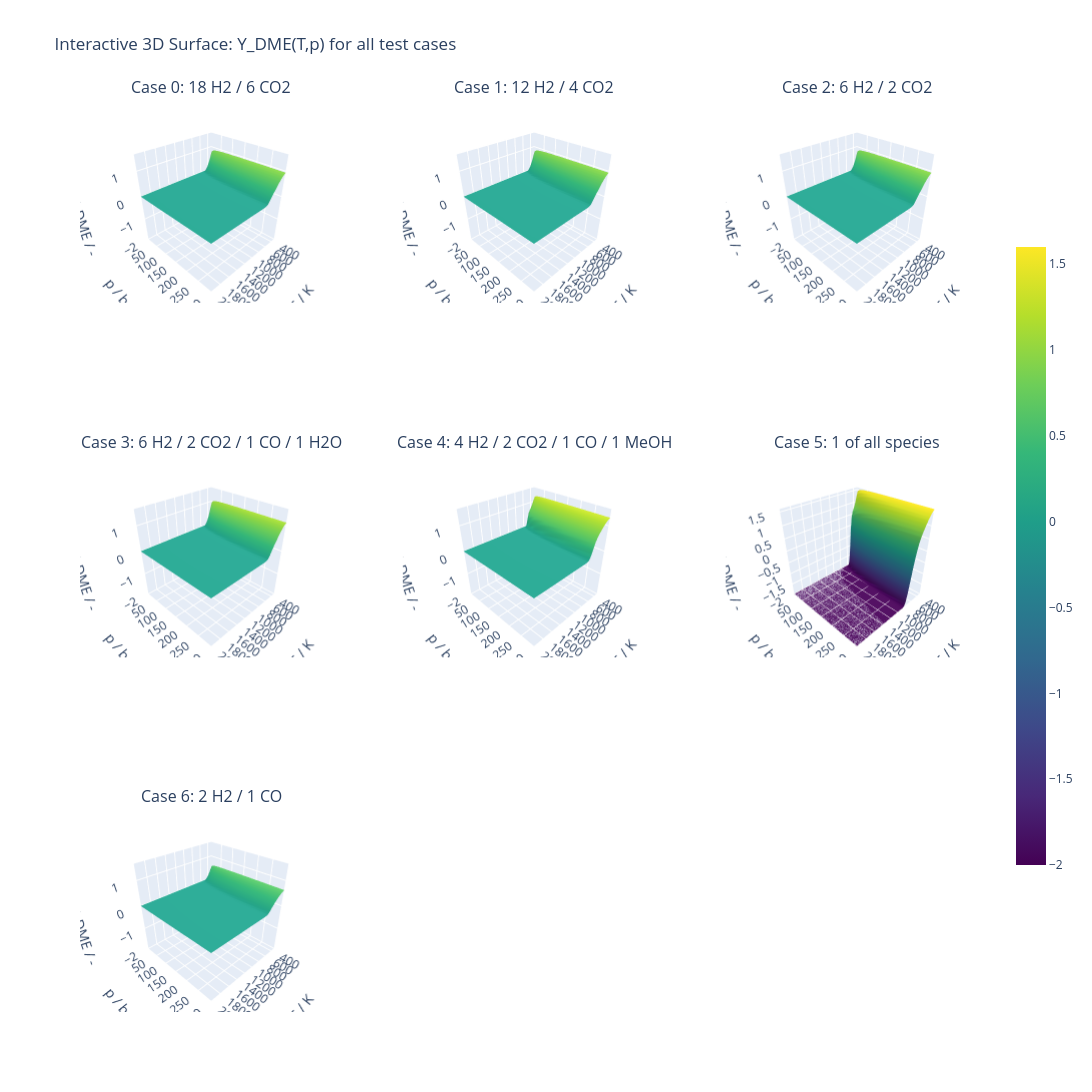

Notebook code for this chart:
### Markdown cell above
## 7.1. Interactive 3D Surface Mapping of the DME Yield

To gain a comprehensive overview of process efficiency, the equilibrium yield of dimethyl ether ($Y_{DME}$) was mapped as a 3D surface across the temperature and pressure range for all tested cases. This interactive framework provides a direct comparison of how different initial mixtures influence the overall product yield. Each surface allows for precise, point-by-point data extraction, enabling the identification of specific operating points that maximize the DME yield. 

The results consistently demonstrate that the reaction yield is strongly constrained by the underlying chemical equilibrium. As observed in the 3D topographies, the equilibrium yield is limited at high temperatures, confirming the exothermic nature of the reaction network. Conversely, elevated pressures effectively shift the equilibrium toward the target product, highlighting the critical importance of selecting high-pressure operating conditions for industrial-scale reactor design. By visualizing these multi-dimensional effects for every tested case, the optimal operating window can be identified not just theoretically, but practically for a wide range of potential feed scenarios.

### Code cell
import math
# ====================== Interactive 3D-Surface: Y_DME(T,p) for all test cases ======================

n_cols = 3
n_rows = math.ceil(n_cases / n_cols)

fig = make_subplots(
    rows=n_rows, cols=n_cols,
    specs=[[{'type': 'surface'} for _ in range(n_cols)] for _ in range(n_rows)],
    subplot_titles=[name for name, _ in test_cases]
)

for ci, (name, n_in) in enumerate(test_cases):
    row = ci // n_cols + 1  # plotly is 1-indexed
    col = ci  % n_cols + 1

    fig.add_trace(
        go.Surface(
            x=T_mesh[0],
            y=p_mesh[:, 0],
            z=Y_DME_all[ci],
            colorscale='Viridis',
            cmin=vmin_Y,
            cmax=vmax_Y,
            showscale=(ci == n_cases - 1),  # colorbar only on last plot
            colorbar=dict(x=1.02, len=0.7) if ci == n_cases - 1 else None,
            name=name,
            hovertemplate='T: %{x:.0f} K<br>p: %{y:.1f} bar<br>Y_DME: %{z:.4f}<extra></extra>'
        ),
        row=row, col=col
    )

# --- Set axis labels for all scenes ---
scene_idx = 1
for ci in range(n_cases):
    key = 'scene' if scene_idx == 1 else f'scene{scene_idx}'
    fig.update_layout(**{
        key: dict(
            xaxis=dict(title='T / K', range=[T_3d.min(), T_3d.max()]),
            yaxis=dict(title='p / bar', range=[p_3d.min(), p_3d.max()]),
            zaxis=dict(title='Y_DME / -', range=[vmin_Y, vmax_Y]),
            camera=dict(eye=dict(x=1.5, y=1.5, z=1.3))
        )
    })
    scene_idx += 1

fig.update_layout(
    title_text='Interactive 3D Surface: Y_DME(T,p) for all test cases',
    width=1800,
    height=600 * n_rows,
    showlegend=False,
    hovermode='closest'
)

fig.show()

T_eval_1999 = 523.15  # K (250°C)
p_eval_1999 = 50       # bar
cases = [0, 1, 2, 3]  # Indices of test cases to evaluate
eval_with_1999_paper_yields = []
for index in cases:
    case_name, n_in = test_cases[index]
    xi = safe_solve(n_in, T_eval_1999, p_eval_1999)
    n_out = material_balance(reaction_tuples, xi, n_in, reaction_indices)
    Y = dme_yield(n_in, n_out)
    eval_with_1999_paper_yields.append(Y)
    print(f"{case_name}: Y_DME(250°C, 50 bar) = {Y:.4f}")

### Figure 1 — Plotly figure (JSON) as saved in the notebook; plotly's stock layout.template omitted (floating-point values rounded to 4 significant figures; data arrays with more than 128 entries replaced by an {"elided": "..."} marker saying what was removed)
{"data": [{"cmax": 1.6, "cmin": -2.0, "colorscale": [[0, "#440154"], [0.1111, "#482878"], [0.2222, "#3e4989"], [0.3333, "#31688e"], [0.4444, "#26828e"], [0.5556, "#1f9e89"], [0.6667, "#35b779"], [0.7778, "#6ece58"], [0.8889, "#b5de2b"], [1, "#fde725"]], "hovertemplate": "T: %{x:.0f} K<br>p: %{y:.1f} bar<br>Y_DME: %{z:.4f}<extra></extra>", "name": "Case 0: 18 H2 / 6 CO2", "scene": "scene", "showscale": false, "type": "surface", "x": [300.0, 334.7, 369.4, 404.1, 438.8, 473.5, 508.2, 542.9, 577.6, 612.2, 646.9, 681.6, 716.3, 751.0, 785.7, 820.4, 855.1, 889.8, 924.5, 959.2, 993.9, 1029.0, 1063.0, 1098.0, 1133.0, 1167.0, 1202.0, 1237.0, 1271.0, 1306.0, 1341.0, 1376.0, 1410.0, 1445.0, 1480.0, 1514.0, 1549.0, 1584.0, 1618.0, 1653.0, 1688.0, 1722.0, 1757.0, 1792.0, 1827.0, 1861.0, 1896.0, 1931.0, 1965.0, 2000.0], "y": [1.0, 1.123, 1.262, 1.418, 1.593, 1.79, 2.011, 2.259, 2.538, 2.851, 3.203, 3.598, 4.042, 4.541, 5.102, 5.732, 6.44, 7.235, 8.128, 9.131, 10.26, 11.52, 12.95, 14.55, 16.34, 18.36, 20.62, 23.17, 26.03, 29.24, 32.86, 36.91, 41.47, 46.59, 52.34, 58.8, 66.06, 74.21, 83.37, 93.67, 105.2, 118.2, 132.8, 149.2, 167.6, 188.3, 211.6, 237.7, 267.0, 300.0], "z": {"elided": "50x50 float values"}}, {"cmax": 1.6, "cmin": -2.0, "colorscale": [[0, "#440154"], [0.1111, "#482878"], [0.2222, "#3e4989"], [0.3333, "#31688e"], [0.4444, "#26828e"], [0.5556, "#1f9e89"], [0.6667, "#35b779"], [0.7778, "#6ece58"], [0.8889, "#b5de2b"], [1, "#fde725"]], "hovertemplate": "T: %{x:.0f} K<br>p: %{y:.1f} bar<br>Y_DME: %{z:.4f}<extra></extra>", "name": "Case 1: 12 H2 / 4 CO2", "scene": "scene2", "showscale": false, "type": "surface", "x": [300.0, 334.7, 369.4, 404.1, 438.8, 473.5, 508.2, 542.9, 577.6, 612.2, 646.9, 681.6, 716.3, 751.0, 785.7, 820.4, 855.1, 889.8, 924.5, 959.2, 993.9, 1029.0, 1063.0, 1098.0, 1133.0, 1167.0, 1202.0, 1237.0, 1271.0, 1306.0, 1341.0, 1376.0, 1410.0, 1445.0, 1480.0, 1514.0, 1549.0, 1584.0, 1618.0, 1653.0, 1688.0, 1722.0, 1757.0, 1792.0, 1827.0, 1861.0, 1896.0, 1931.0, 1965.0, 2000.0], "y": [1.0, 1.123, 1.262, 1.418, 1.593, 1.79, 2.011, 2.259, 2.538, 2.851, 3.203, 3.598, 4.042, 4.541, 5.102, 5.732, 6.44, 7.235, 8.128, 9.131, 10.26, 11.52, 12.95, 14.55, 16.34, 18.36, 20.62, 23.17, 26.03, 29.24, 32.86, 36.91, 41.47, 46.59, 52.34, 58.8, 66.06, 74.21, 83.37, 93.67, 105.2, 118.2, 132.8, 149.2, 167.6, 188.3, 211.6, 237.7, 267.0, 300.0], "z": {"elided": "50x50 float values"}}, {"cmax": 1.6, "cmin": -2.0, "colorscale": [[0, "#440154"], [0.1111, "#482878"], [0.2222, "#3e4989"], [0.3333, "#31688e"], [0.4444, "#26828e"], [0.5556, "#1f9e89"], [0.6667, "#35b779"], [0.7778, "#6ece58"], [0.8889, "#b5de2b"], [1, "#fde725"]], "hovertemplate": "T: %{x:.0f} K<br>p: %{y:.1f} bar<br>Y_DME: %{z:.4f}<extra></extra>", "name": "Case 2: 6 H2 / 2 CO2", "scene": "scene3", "showscale": false, "type": "surface", "x": [300.0, 334.7, 369.4, 404.1, 438.8, 473.5, 508.2, 542.9, 577.6, 612.2, 646.9, 681.6, 716.3, 751.0, 785.7, 820.4, 855.1, 889.8, 924.5, 959.2, 993.9, 1029.0, 1063.0, 1098.0, 1133.0, 1167.0, 1202.0, 1237.0, 1271.0, 1306.0, 1341.0, 1376.0, 1410.0, 1445.0, 1480.0, 1514.0, 1549.0, 1584.0, 1618.0, 1653.0, 1688.0, 1722.0, 1757.0, 1792.0, 1827.0, 1861.0, 1896.0, 1931.0, 1965.0, 2000.0], "y": [1.0, 1.123, 1.262, 1.418, 1.593, 1.79, 2.011, 2.259, 2.538, 2.851, 3.203, 3.598, 4.042, 4.541, 5.102, 5.732, 6.44, 7.235, 8.128, 9.131, 10.26, 11.52, 12.95, 14.55, 16.34, 18.36, 20.62, 23.17, 26.03, 29.24, 32.86, 36.91, 41.47, 46.59, 52.34, 58.8, 66.06, 74.21, 83.37, 93.67, 105.2, 118.2, 132.8, 149.2, 167.6, 188.3, 211.6, 237.7, 267.0, 300.0], "z": {"elided": "50x50 float values"}}, {"cmax": 1.6, "cmin": -2.0, "colorscale": [[0, "#440154"], [0.1111, "#482878"], [0.2222, "#3e4989"], [0.3333, "#31688e"], [0.4444, "#26828e"], [0.5556, "#1f9e89"], [0.6667, "#35b779"], [0.7778, "#6ece58"], [0.8889, "#b5de2b"], [1, "#fde725"]], "hovertemplate": "T: %{x:.0f} K<br>p: %{y:.1f} bar<br>Y_DME: %{z:.4f}<extra></extra>", "name": "Case 3: 6 H2 / 2 CO2 / 1 CO / 1 H2O", "scene": "scene4", "showscale": false, "type": "surface", "x": [300.0, 334.7, 369.4, 404.1, 438.8, 473.5, 508.2, 542.9, 577.6, 612.2, 646.9, 681.6, 716.3, 751.0, 785.7, 820.4, 855.1, 889.8, 924.5, 959.2, 993.9, 1029.0, 1063.0, 1098.0, 1133.0, 1167.0, 1202.0, 1237.0, 1271.0, 1306.0, 1341.0, 1376.0, 1410.0, 1445.0, 1480.0, 1514.0, 1549.0, 1584.0, 1618.0, 1653.0, 1688.0, 1722.0, 1757.0, 1792.0, 1827.0, 1861.0, 1896.0, 1931.0, 1965.0, 2000.0], "y": [1.0, 1.123, 1.262, 1.418, 1.593, 1.79, 2.011, 2.259, 2.538, 2.851, 3.203, 3.598, 4.042, 4.541, 5.102, 5.732, 6.44, 7.235, 8.128, 9.131, 10.26, 11.52, 12.95, 14.55, 16.34, 18.36, 20.62, 23.17, 26.03, 29.24, 32.86, 36.91, 41.47, 46.59, 52.34, 58.8, 66.06, 74.21, 83.37, 93.67, 105.2, 118.2, 132.8, 149.2, 167.6, 188.3, 211.6, 237.7, 267.0, 300.0], "z": {"elided": "50x50 float values"}}, {"cmax": 1.6, "cmin": -2.0, "colorscale": [[0, "#440154"], [0.1111, "#482878"], [0.2222, "#3e4989"], [0.3333, "#31688e"], [0.4444, "#26828e"], [0.5556, "#1f9e89"], [0.6667, "#35b779"], [0.7778, "#6ece58"], [0.8889, "#b5de2b"], [1, "#fde725"]], "hovertemplate": "T: %{x:.0f} K<br>p: %{y:.1f} bar<br>Y_DME: %{z:.4f}<extra></extra>", "name": "Case 4: 4 H2 / 2 CO2 / 1 CO / 1 MeOH", "scene": "scene5", "showscale": false, "type": "surface", "x": [300.0, 334.7, 369.4, 404.1, 438.8, 473.5, 508.2, 542.9, 577.6, 612.2, 646.9, 681.6, 716.3, 751.0, 785.7, 820.4, 855.1, 889.8, 924.5, 959.2, 993.9, 1029.0, 1063.0, 1098.0, 1133.0, 1167.0, 1202.0, 1237.0, 1271.0, 1306.0, 1341.0, 1376.0, 1410.0, 1445.0, 1480.0, 1514.0, 1549.0, 1584.0, 1618.0, 1653.0, 1688.0, 1722.0, 1757.0, 1792.0, 1827.0, 1861.0, 1896.0, 1931.0, 1965.0, 2000.0], "y": [1.0, 1.123, 1.262, 1.418, 1.593, 1.79, 2.011, 2.259, 2.538, 2.851, 3.203, 3.598, 4.042, 4.541, 5.102, 5.732, 6.44, 7.235, 8.128, 9.131, 10.26, 11.52, 12.95, 14.55, 16.34, 18.36, 20.62, 23.17, 26.03, 29.24, 32.86, 36.91, 41.47, 46.59, 52.34, 58.8, 66.06, 74.21, 83.37, 93.67, 105.2, 118.2, 132.8, 149.2, 167.6, 188.3, 211.6, 237.7, 267.0, 300.0], "z": {"elided": "50x50 float values"}}, {"cmax": 1.6, "cmin": -2.0, "colorscale": [[0, "#440154"], [0.1111, "#482878"], [0.2222, "#3e4989"], [0.3333, "#31688e"], [0.4444, "#26828e"], [0.5556, "#1f9e89"], [0.6667, "#35b779"], [0.7778, "#6ece58"], [0.8889, "#b5de2b"], [1, "#fde725"]], "hovertemplate": "T: %{x:.0f} K<br>p: %{y:.1f} bar<br>Y_DME: %{z:.4f}<extra></extra>", "name": "Case 5: 1 of all species", "scene": "scene6", "showscale": false, "type": "surface", "x": [300.0, 334.7, 369.4, 404.1, 438.8, 473.5, 508.2, 542.9, 577.6, 612.2, 646.9, 681.6, 716.3, 751.0, 785.7, 820.4, 855.1, 889.8, 924.5, 959.2, 993.9, 1029.0, 1063.0, 1098.0, 1133.0, 1167.0, 1202.0, 1237.0, 1271.0, 1306.0, 1341.0, 1376.0, 1410.0, 1445.0, 1480.0, 1514.0, 1549.0, 1584.0, 1618.0, 1653.0, 1688.0, 1722.0, 1757.0, 1792.0, 1827.0, 1861.0, 1896.0, 1931.0, 1965.0, 2000.0], "y": [1.0, 1.123, 1.262, 1.418, 1.593, 1.79, 2.011, 2.259, 2.538, 2.851, 3.203, 3.598, 4.042, 4.541, 5.102, 5.732, 6.44, 7.235, 8.128, 9.131, 10.26, 11.52, 12.95, 14.55, 16.34, 18.36, 20.62, 23.17, 26.03, 29.24, 32.86, 36.91, 41.47, 46.59, 52.34, 58.8, 66.06, 74.21, 83.37, 93.67, 105.2, 118.2, 132.8, 149.2, 167.6, 188.3, 211.6, 237.7, 267.0, 300.0], "z": {"elided": "50x50 float values"}}, {"cmax": 1.6, "cmin": -2.0, "colorbar": {"len": 0.7, "x": 1.02}, "colorscale": [[0, "#440154"], [0.1111, "#482878"], [0.2222, "#3e4989"], [0.3333, "#31688e"], [0.4444, "#26828e"], [0.5556, "#1f9e89"], [0.6667, "#35b779"], [0.7778, "#6ece58"], [0.8889, "#b5de2b"], [1, "#fde725"]], "hovertemplate": "T: %{x:.0f} K<br>p: %{y:.1f} bar<br>Y_DME: %{z:.4f}<extra></extra>", "name": "Case 6: 2 H2 / 1 CO", "scene": "scene7", "showscale": true, "type": "surface", "x": [300.0, 334.7, 369.4, 404.1, 438.8, 473.5, 508.2, 542.9, 577.6, 612.2, 646.9, 681.6, 716.3, 751.0, 785.7, 820.4, 855.1, 889.8, 924.5, 959.2, 993.9, 1029.0, 1063.0, 1098.0, 1133.0, 1167.0, 1202.0, 1237.0, 1271.0, 1306.0, 1341.0, 1376.0, 1410.0, 1445.0, 1480.0, 1514.0, 1549.0, 1584.0, 1618.0, 1653.0, 1688.0, 1722.0, 1757.0, 1792.0, 1827.0, 1861.0, 1896.0, 1931.0, 1965.0, 2000.0], "y": [1.0, 1.123, 1.262, 1.418, 1.593, 1.79, 2.011, 2.259, 2.538, 2.851, 3.203, 3.598, 4.042, 4.541, 5.102, 5.732, 6.44, 7.235, 8.128, 9.131, 10.26, 11.52, 12.95, 14.55, 16.34, 18.36, 20.62, 23.17, 26.03, 29.24, 32.86, 36.91, 41.47, 46.59, 52.34, 58.8, 66.06, 74.21, 83.37, 93.67, 105.2, 118.2, 132.8, 149.2, 167.6, 188.3, 211.6, 237.7, 267.0, 300.0], "z": {"elided": "50x50 float values"}}], "layout": {"annotations": [{"font": {"size": 16}, "showarrow": false, "text": "Case 0: 18 H2 / 6 CO2", "x": 0.1444, "xanchor": "center", "xref": "paper", "y": 1, "yanchor": "bottom", "yref": "paper"}, {"font": {"size": 16}, "showarrow": false, "text": "Case 1: 12 H2 / 4 CO2", "x": 0.5, "xanchor": "center", "xref": "paper", "y": 1, "yanchor": "bottom", "yref": "paper"}, {"font": {"size": 16}, "showarrow": false, "text": "Case 2: 6 H2 / 2 CO2", "x": 0.8556, "xanchor": "center", "xref": "paper", "y": 1, "yanchor": "bottom", "yref": "paper"}, {"font": {"size": 16}, "showarrow": false, "text": "Case 3: 6 H2 / 2 CO2 / 1 CO / 1 H2O", "x": 0.1444, "xanchor": "center", "xref": "paper", "y": 0.6111, "yanchor": "bottom", "yref": "paper"}, {"font": {"size": 16}, "showarrow": false, "text": "Case 4: 4 H2 / 2 CO2 / 1 CO / 1 MeOH", "x": 0.5, "xanchor": "center", "xref": "paper", "y": 0.6111, "yanchor": "bottom", "yref": "paper"}, {"font": {"size": 16}, "showarrow": false, "text": "Case 5: 1 of all species", "x": 0.8556, "xanchor": "center", "xref": "paper", "y": 0.6111, "yanchor": "bottom", "yref": "paper"}, {"font": {"size": 16}, "showarrow": false, "text": "Case 6: 2 H2 / 1 CO", "x": 0.1444, "xanchor": "center", "xref": "paper", "y": 0.2222, "yanchor": "bottom", "yref": "paper"}], "height": 1800, "hovermode": "closest", "scene": {"camera": {"eye": {"x": 1.5, "y": 1.5, "z": 1.3}}, "domain": {"x": [0, 0.2889], "y": [0.7778, 1]}, "xaxis": {"range": [300, 2000], "title": {"text": "T / K"}}, "yaxis": {"range": [1, 300.0], "title": {"text": "p / bar"}}, "zaxis": {"range": [-2.0, 1.6], "title": {"text": "Y_DME / -"}}}, "scene2": {"camera": {"eye": {"x": 1.5, "y": 1.5, "z": 1.3}}, "domain": {"x": [0.3556, 0.6444], "y": [0.7778, 1]}, "xaxis": {"range": [300, 2000], "title": {"text": "T / K"}}, "yaxis": {"range": [1, 300.0], "title": {"text": "p / bar"}}, "zaxis": {"range": [-2.0, 1.6], "title": {"text": "Y_DME / -"}}}, "scene3": {"camera": {"eye": {"x": 1.5, "y": 1.5, "z": 1.3}}, "domain": {"x": [0.7111, 1], "y": [0.7778, 1]}, "xaxis": {"range": [300, 2000], "title": {"text": "T / K"}}, "yaxis": {"range": [1, 300.0], "title": {"text": "p / bar"}}, "zaxis": {"range": [-2.0, 1.6], "title": {"text": "Y_DME / -"}}}, "scene4": {"camera": {"eye": {"x": 1.5, "y": 1.5, "z": 1.3}}, "domain": {"x": [0, 0.2889], "y": [0.3889, 0.6111]}, "xaxis": {"range": [300, 2000], "title": {"text": "T / K"}}, "yaxis": {"range": [1, 300.0], "title": {"text": "p / bar"}}, "zaxis": {"range": [-2.0, 1.6], "title": {"text": "Y_DME / -"}}}, "scene5": {"camera": {"eye": {"x": 1.5, "y": 1.5, "z": 1.3}}, "domain": {"x": [0.3556, 0.6444], "y": [0.3889, 0.6111]}, "xaxis": {"range": [300, 2000], "title": {"text": "T / K"}}, "yaxis": {"range": [1, 300.0], "title": {"text": "p / bar"}}, "zaxis": {"range": [-2.0, 1.6], "title": {"text": "Y_DME / -"}}}, "scene6": {"camera": {"eye": {"x": 1.5, "y": 1.5, "z": 1.3}}, "domain": {"x": [0.7111, 1], "y": [0.3889, 0.6111]}, "xaxis": {"range": [300, 2000], "title": {"text": "T / K"}}, "yaxis": {"range": [1, 300.0], "title": {"text": "p / bar"}}, "zaxis": {"range": [-2.0, 1.6], "title": {"text": "Y_DME / -"}}}, "scene7": {"camera": {"eye": {"x": 1.5, "y": 1.5, "z": 1.3}}, "domain": {"x": [0, 0.2889], "y": [0, 0.2222]}, "xaxis": {"range": [300, 2000], "title": {"text": "T / K"}}, "yaxis": {"range": [1, 300.0], "title": {"text": "p / bar"}}, "zaxis": {"range": [-2.0, 1.6], "title": {"text": "Y_DME / -"}}}, "scene8": {"domain": {"x": [0.3556, 0.6444], "y": [0, 0.2222]}}, "scene9": {"domain": {"x": [0.7111, 1], "y": [0, 0.2222]}}, "showlegend": false, "title": {"text": "Interactive 3D Surface: Y_DME(T,p) for all test cases"}, "width": 1800}}
